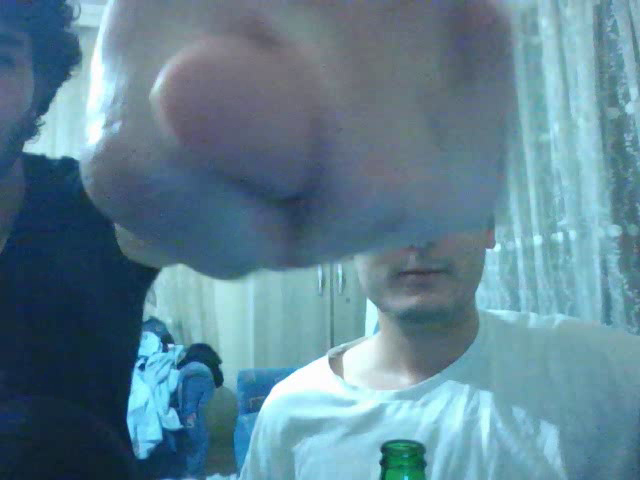
#> input picture frame 39 of 1.avi, 640 x 480 px, given in place of video.mp4, which was not available
$ python '4-) Video çekme.py'
#> lines starting #> are read from the running program, lines starting #| are printed output that depends on the picture
#Video çekme
import cv2
cap = cv2.VideoCapture("video.mp4")

while True:
    ret, frame = cap.read()
#> frame is the input picture: shape (480, 640, 3); mean B, G, R 147, 131, 95.4
    if ret == 0 :
        break

    frame = cv2.flip(frame,1)
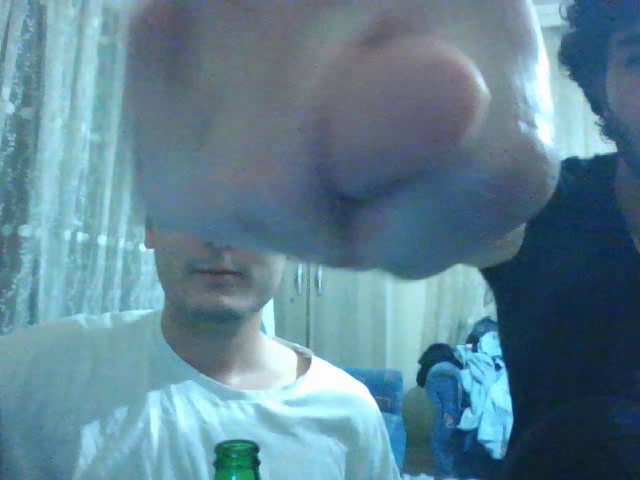
#> frame: shape (480, 640, 3); mean B, G, R 147, 131, 95.4
    cv2.imshow("webcam", frame)

    if cv2.waitKey(1) & 0xFF == ord("q") :
#> (key q is pressed here)
        break

cap.release()
cv2.destroyAllWindows()

$ run again, starting later in the video
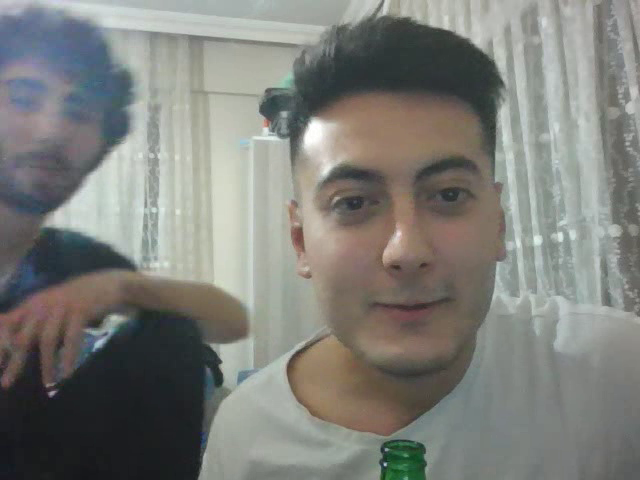
#> input picture frame 177 of 1.avi, 640 x 480 px, given in place of video.mp4, which was not available
#> frame is the input picture: shape (480, 640, 3); mean B, G, R 121.7, 126.7, 125.9
#> `frame = cv2.flip(frame,1)`:
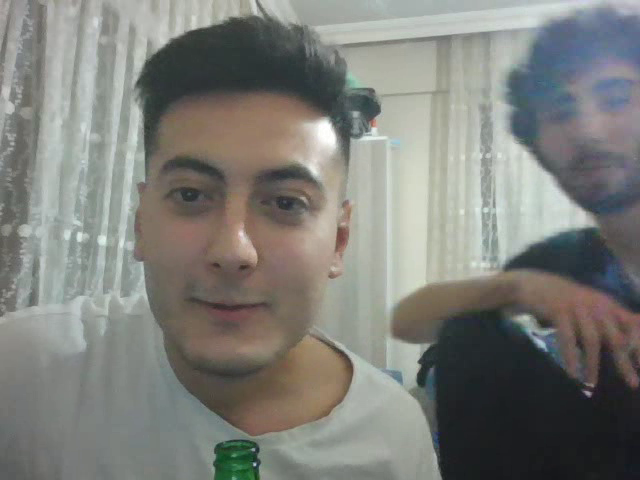
#> frame: shape (480, 640, 3); mean B, G, R 121.7, 126.7, 125.9

$ run again, starting later in the video
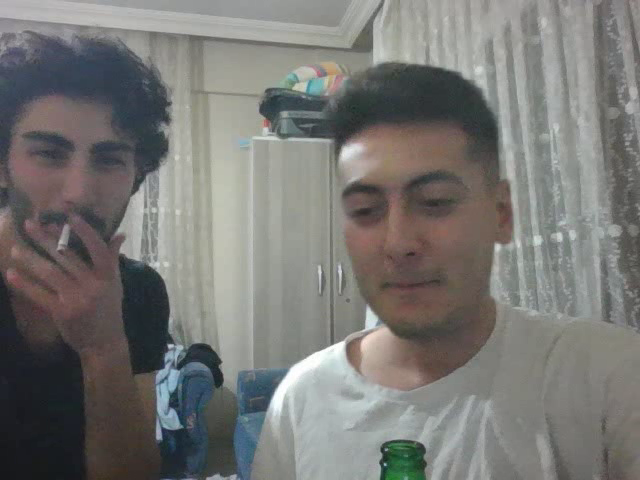
#> input picture frame 316 of 1.avi, 640 x 480 px, given in place of video.mp4, which was not available
#> frame is the input picture: shape (480, 640, 3); mean B, G, R 116.1, 118.9, 119.5
#> `frame = cv2.flip(frame,1)`:
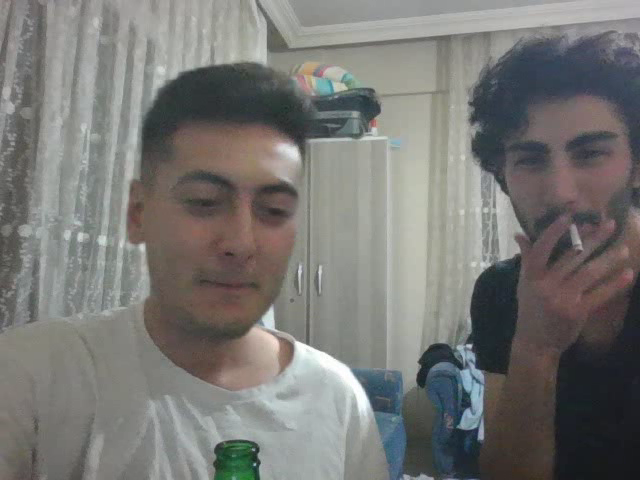
#> frame: shape (480, 640, 3); mean B, G, R 116.1, 118.9, 119.5
